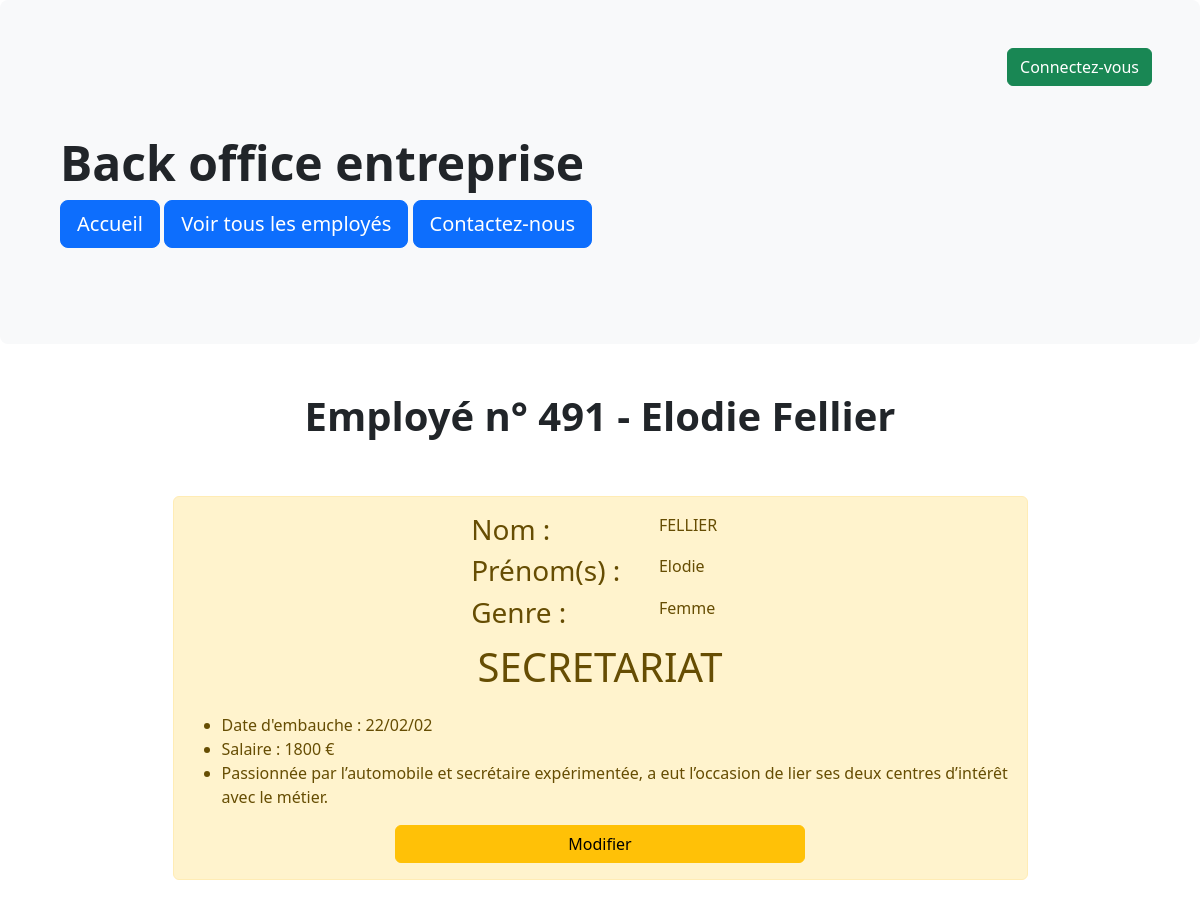
The page /information.php?id_employes=491 on the database its author committed.
### tables this page shows
CREATE TABLE `information` (
  `id_info` int(3) NOT NULL,
  `id_employes` int(3) NOT NULL,
  `profil` text DEFAULT NULL,
  `photo` varchar(30) DEFAULT NULL
);

CREATE TABLE `employes` (
  `id_employes` int(3) NOT NULL,
  `prenom` varchar(20) DEFAULT NULL,
  `nom` varchar(20) DEFAULT NULL,
  `genre` enum('f','m') NOT NULL,
  `service` varchar(30) DEFAULT NULL,
  `date_embauche` date DEFAULT NULL,
  `salaire` float DEFAULT NULL
);

### information.php (the view, shortened to what this page needs)
<?php
include 'include/connect.inc.php';
if (isset($_GET['id_employes'])) {
    $affichage = $pdoEntreprise->prepare("SELECT `employes`.*, `information`.*
                                    FROM `employes`
                                    LEFT JOIN `information` ON `information`.`id_employes` = `employes`.`id_employes`
                                    WHERE `employes`.`id_employes`= :id_employes");
    $affichage->execute(array(
        ':id_employes' => $_GET['id_employes'],
    ));
    $ficheEmploye = $affichage->fetch(PDO::FETCH_ASSOC);
} else {
    header('location:listeEmployes.php');
    exit();
}
include 'include/header.inc.php';
?>
<!doctype html>
<html lang="fr">
    <main class="container">
        <section class="row my-5">
            <?php
            echo "<h1 class='text-center fw-bold fs-1'>Employé n° " . $ficheEmploye["id_employes"] . " - " . $ficheEmploye["prenom"] . " " . $ficheEmploye["nom"] . "</h1>";
            if ($ficheEmploye['genre'] == 'm') {
                $bgColor = 'info';
                $ficheEmploye['genre'] = 'Homme';
            } else {
                $bgColor = 'warning';
                $ficheEmploye['genre'] = 'Femme';
            }
            echo
            "<div class='alert alert-$bgColor w-75 mx-auto mt-5'>
            <div class='row'>
                    <div class='col-4'><img class='rounded float-start w-100' src='img/" . $ficheEmploye["photo"] . "' alt=''>
                    </div>
                    <div class='col-8'>
                        <div class='row'>
                            <h3 class='col-4'>Nom : </h3>
                            <p class='col-8 text-uppercase'>" . $ficheEmploye["nom"] . "</p>
                        </div>
                        <div class='row'>
                            <h3 class='col-4'>Prénom(s) : </h3>
                            <p class='col-8'>" . $ficheEmploye["prenom"] . "</p>
                        </div>
                        <div class='row'>
                            <h3 class='col-4'>Genre : </h3>
                            <p class='col-8'>" . $ficheEmploye["genre"] . " </p>
                        </div>
                    </div>
                    </div>
                    <p class='text-center fs-1 text-uppercase'>" . $ficheEmploye["service"] . "</p>
                    <ul>
                        <li>Date d'embauche : " . date('d/m/y', strtotime($ficheEmploye['date_embauche'])) . "</li>
                        <li>Salaire : " . $ficheEmploye['salaire'] . " €</li>
                        <li>" . $ficheEmploye["profil"] . "</li>
                    </ul>
                    <div class='text-center'>
                        <a href='modifemploye.php?id_employes=".$ficheEmploye['id_employes']."' class='btn btn-$bgColor w-50'>Modifier</a>
                    </div>
                </div>";
            ?>
        </section>
    </main>
</body>
</html>

### rows shown on the page
information: id_employes "491", id_employes.prenom "Elodie", id_employes.nom "Fellier", id_employes.nom "FELLIER", id_employes.service "SECRETARIAT", id_employes.date_embauche "22/02/02", id_employes.salaire "1800", profil "Passionnée par l’automobile et secrétaire expérimentée, a eut l’occasion de lier ses deux centres d’intérêt avec le métier."

### other values the page prints
$ficheEmploye["genre"] "Femme"
